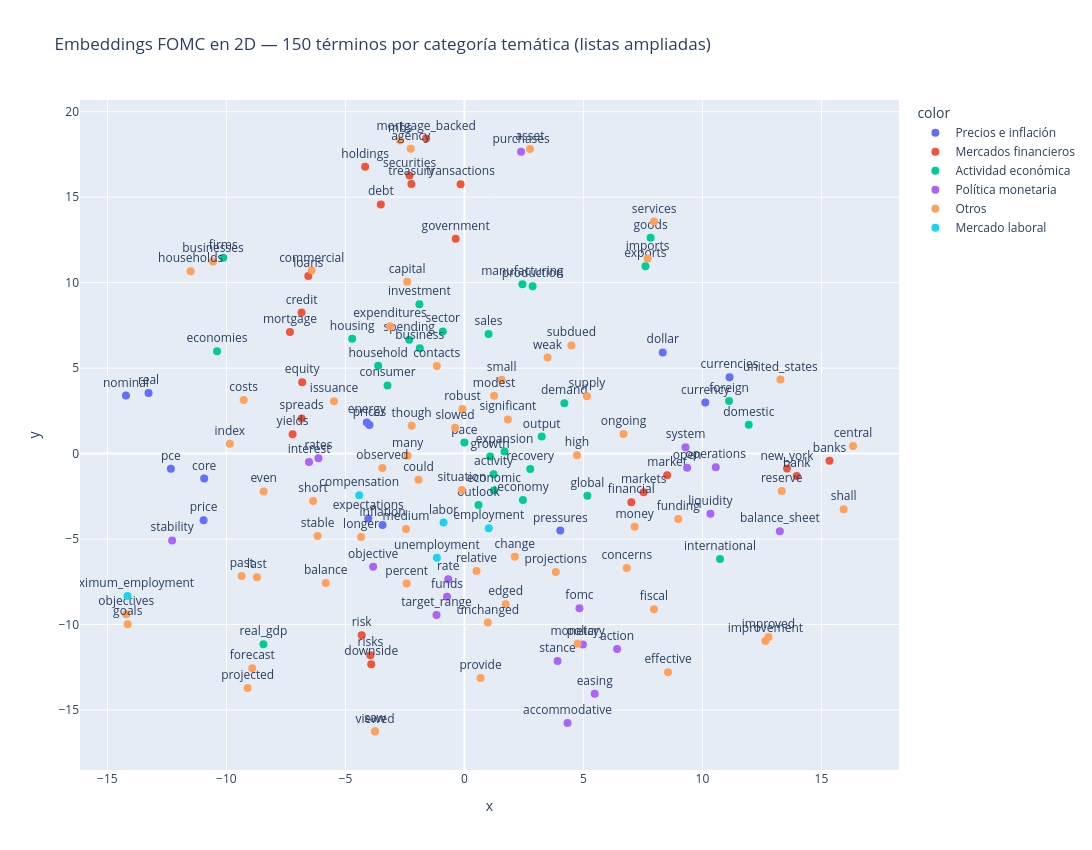

Source (notebook cell):
### Markdown cell above
Categorías ampliadas

![Categorías temáticas ampliadas](img/list_ampl.png)

### Code cell
# --- Capa 3 de ruido: verbos y sustantivos de variación, y residuos de formato ---
ruido_extra = {
    'messrs','office','statement','respectively','economist','readings','incoming','intermeeting',
    'remain','continue','toward','regarding','associated','related','relatively','previous','early',
    'seen','less','light','held','addition','net','average','large','solid','substantial','slightly',
    'little','several','factors','might','would','reflecting','developments','conditions',
    'rise','rising','rose','fell','decline','declines','declined','increase','increases','increased',
    'gains','elevated','lower','total','run','long','term','board','federal'
}
excluir = institucionales | procedimental | meses | ruido_extra

def es_valida(w):
    return (w not in stop_en) and (w not in excluir) and (len(w) > 2)

palabras_f = [w for w in w2v.wv.index_to_key if es_valida(w)][:MAX_WORDS]
vectores_f = np.array([w2v.wv[w] for w in palabras_f])

# --- Categorías ampliadas ---
categorias = {
    'Política monetaria': {'monetary_policy','policy','fomc','stance','accommodative','target_range',
        'funds','federal_funds','rate','rates','interest','tightening','easing','action','purchases',
        'basis_points','objective','stability','operations','balance_sheet','open','system',
        'federal_reserve','accommodation','liquidity'},
    'Mercado laboral': {'unemployment','employment','labor','jobs','wages','payrolls','hiring',
        'maximum_employment','compensation','job_gains','workers','participation','jobless',
        'force_participation','lfpr','epop','joblessness'},
    'Actividad económica': {'growth','economic_activity','expansion','output','real_gdp','investment',
        'spending','consumer','household','housing','sector','business','exports','demand','sales',
        'production','firms','economy','economic','pace','activity','outlook','manufacturing','goods',
        'recovery','international','global','economies','domestic','foreign'},
    'Precios e inflación': {'inflation','prices','price','core','pce','energy','headline','expectations',
        'disinflationary','deflation','nominal','real','dollar','currency','currencies','pressures'},
    'Mercados financieros': {'securities','treasury','mortgage_backed','mortgage','holdings','yields',
        'spreads','debt','credit','loans','banks','markets','market','financial','equity',
        'transactions','new_york','risk','risks','downside','government','bank'},
}

etiquetas = [categorizar(w) for w in palabras_f]

tsne = TSNE(n_components=2, random_state=42, perplexity=15, init='pca')
coords = tsne.fit_transform(vectores_f)

fig = px.scatter(x=coords[:,0], y=coords[:,1], text=palabras_f, color=etiquetas,
    title=f"Embeddings FOMC en 2D — {MAX_WORDS} términos por categoría temática (listas ampliadas)")
fig.update_traces(textposition='top center', marker=dict(size=8))
fig.update_layout(height=850, width=1200)
fig.show()

from collections import Counter
print("\nTérminos por categoría:")
for cat, n in Counter(etiquetas).most_common():
    print(f"  {cat:24s} {n}")

### Figure 1 — Plotly figure (JSON) as saved in the notebook; plotly's stock layout.template omitted (floating-point values rounded to 4 significant figures)
{"data": [{"hovertemplate": "color=Precios e inflación<br>x=%{x}<br>y=%{y}<br>text=%{text}<extra></extra>", "legendgroup": "Precios e inflación", "marker": {"color": "#636efa", "size": 8, "symbol": "circle"}, "mode": "markers+text", "name": "Precios e inflación", "orientation": "v", "showlegend": true, "text": ["inflation", "prices", "price", "expectations", "energy", "real", "core", "pressures", "dollar", "pce", "currency", "nominal", "currencies"], "textposition": "top center", "type": "scatter", "x": [-3.441, -3.992, -10.96, -4.039, -4.102, -13.27, -10.93, 4.028, 8.332, -12.33, 10.12, -14.22, 11.14], "xaxis": "x", "y": [-4.183, 1.675, -3.9, -3.794, 1.824, 3.547, -1.46, -4.503, 5.916, -0.8873, 2.982, 3.397, 4.468], "yaxis": "y"}, {"hovertemplate": "color=Mercados financieros<br>x=%{x}<br>y=%{y}<br>text=%{text}<extra></extra>", "legendgroup": "Mercados financieros", "marker": {"color": "#EF553B", "size": 8, "symbol": "circle"}, "mode": "markers+text", "name": "Mercados financieros", "orientation": "v", "showlegend": true, "text": ["market", "financial", "securities", "bank", "markets", "risks", "treasury", "credit", "banks", "yields", "new_york", "debt", "holdings", "equity", "risk", "transactions", "loans", "mortgage_backed", "spreads", "mortgage", "downside", "government"], "textposition": "top center", "type": "scatter", "x": [8.517, 7.012, -2.305, 13.96, 7.53, -3.952, -2.228, -6.842, 15.34, -7.22, 13.55, -3.513, -4.172, -6.816, -4.317, -0.1596, -6.56, -1.611, -6.839, -7.33, -3.915, -0.3678], "xaxis": "x", "y": [-1.27, -2.845, 16.26, -1.318, -2.257, -11.79, 15.77, 8.248, -0.422, 1.128, -0.8767, 14.58, 16.78, 4.169, -10.63, 15.75, 10.39, 18.43, 2.059, 7.106, -12.33, 12.56], "yaxis": "y"}, {"hovertemplate": "color=Actividad económica<br>x=%{x}<br>y=%{y}<br>text=%{text}<extra></extra>", "legendgroup": "Actividad económica", "marker": {"color": "#00cc96", "size": 8, "symbol": "circle"}, "mode": "markers+text", "name": "Actividad económica", "orientation": "v", "showlegend": true, "text": ["economic", "growth", "activity", "outlook", "foreign", "pace", "consumer", "spending", "business", "economy", "sector", "demand", "sales", "housing", "investment", "domestic", "household", "exports", "output", "firms", "expansion", "real_gdp", "manufacturing", "goods", "recovery", "global", "economies", "production", "international"], "textposition": "top center", "type": "scatter", "x": [1.239, 1.082, 1.223, 0.5899, 11.12, -0.002102, -3.23, -2.32, -1.876, 2.459, -0.9107, 4.198, 1.014, -4.716, -1.892, 11.95, -3.625, 7.606, 3.246, -10.13, 1.684, -8.444, 2.436, 7.822, 2.765, 5.165, -10.39, 2.865, 10.74], "xaxis": "x", "y": [-2.162, -0.1728, -1.206, -3.007, 3.083, 0.6456, 3.989, 6.662, 6.161, -2.71, 7.146, 2.951, 6.995, 6.724, 8.74, 1.686, 5.141, 10.96, 0.9959, 11.46, 0.1171, -11.16, 9.909, 12.63, -0.9013, -2.47, 5.98, 9.783, -6.168], "yaxis": "y"}, {"hovertemplate": "color=Política monetaria<br>x=%{x}<br>y=%{y}<br>text=%{text}<extra></extra>", "legendgroup": "Política monetaria", "marker": {"color": "#ab63fa", "size": 8, "symbol": "circle"}, "mode": "markers+text", "name": "Política monetaria", "orientation": "v", "showlegend": true, "text": ["rate", "policy", "funds", "open", "rates", "system", "operations", "purchases", "stability", "target_range", "interest", "fomc", "objective", "stance", "action", "accommodative", "liquidity", "balance_sheet", "easing"], "textposition": "top center", "type": "scatter", "x": [-0.6788, 4.98, -0.7302, 9.358, -6.134, 9.289, 10.56, 2.381, -12.28, -1.173, -6.529, 4.832, -3.837, 3.912, 6.415, 4.332, 10.34, 13.25, 5.473], "xaxis": "x", "y": [-7.358, -11.16, -8.374, -0.8288, -0.2673, 0.3677, -0.7999, 17.66, -5.079, -9.441, -0.4885, -9.053, -6.626, -12.13, -11.43, -15.76, -3.523, -4.541, -14.05], "yaxis": "y"}, {"hovertemplate": "color=Otros<br>x=%{x}<br>y=%{y}<br>text=%{text}<extra></extra>", "legendgroup": "Otros", "marker": {"color": "#FFA15A", "size": 8, "symbol": "circle"}, "mode": "markers+text", "name": "Otros", "orientation": "v", "showlegend": true, "text": ["reserve", "monetary", "percent", "longer", "could", "agency", "many", "balance", "high", "asset", "significant", "forecast", "issuance", "past", "ongoing", "slowed", "imports", "index", "effective", "goals", "fiscal", "observed", "concerns", "saw", "capital", "medium", "change", "even", "expenditures", "commercial", "robust", "last", "projected", "short", "modest", "edged", "businesses", "shall", "objectives", "relative", "costs", "stable", "mbs", "unchanged", "improved", "viewed", "central", "though", "projections", "supply", "improvement", "services", "money", "households", "contacts", "provide", "small", "funding", "united_states", "situation", "subdued", "weak"], "textposition": "top center", "type": "scatter", "x": [13.33, 4.757, -2.426, -4.344, -1.929, -2.256, -2.382, -5.825, 4.73, 2.752, 1.824, -8.915, -5.479, -9.361, 6.685, -0.3925, 7.698, -9.856, 8.556, -14.15, 7.963, -3.447, 6.823, -3.754, -2.406, -2.454, 2.118, -8.434, -3.125, -6.417, -0.0826, -8.718, -9.107, -6.358, 1.244, 1.731, -10.57, 15.93, -14.21, 0.506, -9.276, -6.172, -2.706, 0.9836, 12.78, -3.755, 16.33, -2.217, 3.839, 5.148, 12.64, 7.968, 7.15, -11.5, -1.159, 0.6787, 1.562, 8.983, 13.28, -0.1056, 4.493, 3.491], "xaxis": "x", "y": [-2.182, -11.13, -7.604, -4.882, -1.53, 17.83, -0.1196, -7.569, -0.103, 17.82, 1.997, -12.56, 3.06, -7.167, 1.151, 1.51, 11.41, 0.5739, -12.79, -9.982, -9.114, -0.8438, -6.689, -16.25, 10.05, -4.414, -6.035, -2.216, 7.454, 10.71, 2.606, -7.232, -13.72, -2.775, 3.39, -8.818, 11.24, -3.251, -9.392, -6.863, 3.135, -4.821, 18.31, -9.889, -10.73, -16.26, 0.4457, 1.622, -6.925, 3.347, -10.97, 13.57, -4.274, 10.66, 5.122, -13.13, 4.325, -3.826, 4.328, -2.13, 6.33, 5.616], "yaxis": "y"}, {"hovertemplate": "color=Mercado laboral<br>x=%{x}<br>y=%{y}<br>text=%{text}<extra></extra>", "legendgroup": "Mercado laboral", "marker": {"color": "#19d3f3", "size": 8, "symbol": "circle"}, "mode": "markers+text", "name": "Mercado laboral", "orientation": "v", "showlegend": true, "text": ["labor", "unemployment", "employment", "maximum_employment", "compensation"], "textposition": "top center", "type": "scatter", "x": [-0.8778, -1.157, 1.02, -14.16, -4.421], "xaxis": "x", "y": [-4.032, -6.094, -4.374, -8.326, -2.434], "yaxis": "y"}], "layout": {"height": 850, "legend": {"title": {"text": "color"}, "tracegroupgap": 0}, "title": {"text": "Embeddings FOMC en 2D — 150 términos por categoría temática (listas ampliadas)"}, "width": 1200, "xaxis": {"anchor": "y", "domain": [0, 1], "title": {"text": "x"}}, "yaxis": {"anchor": "x", "domain": [0, 1], "title": {"text": "y"}}}}
